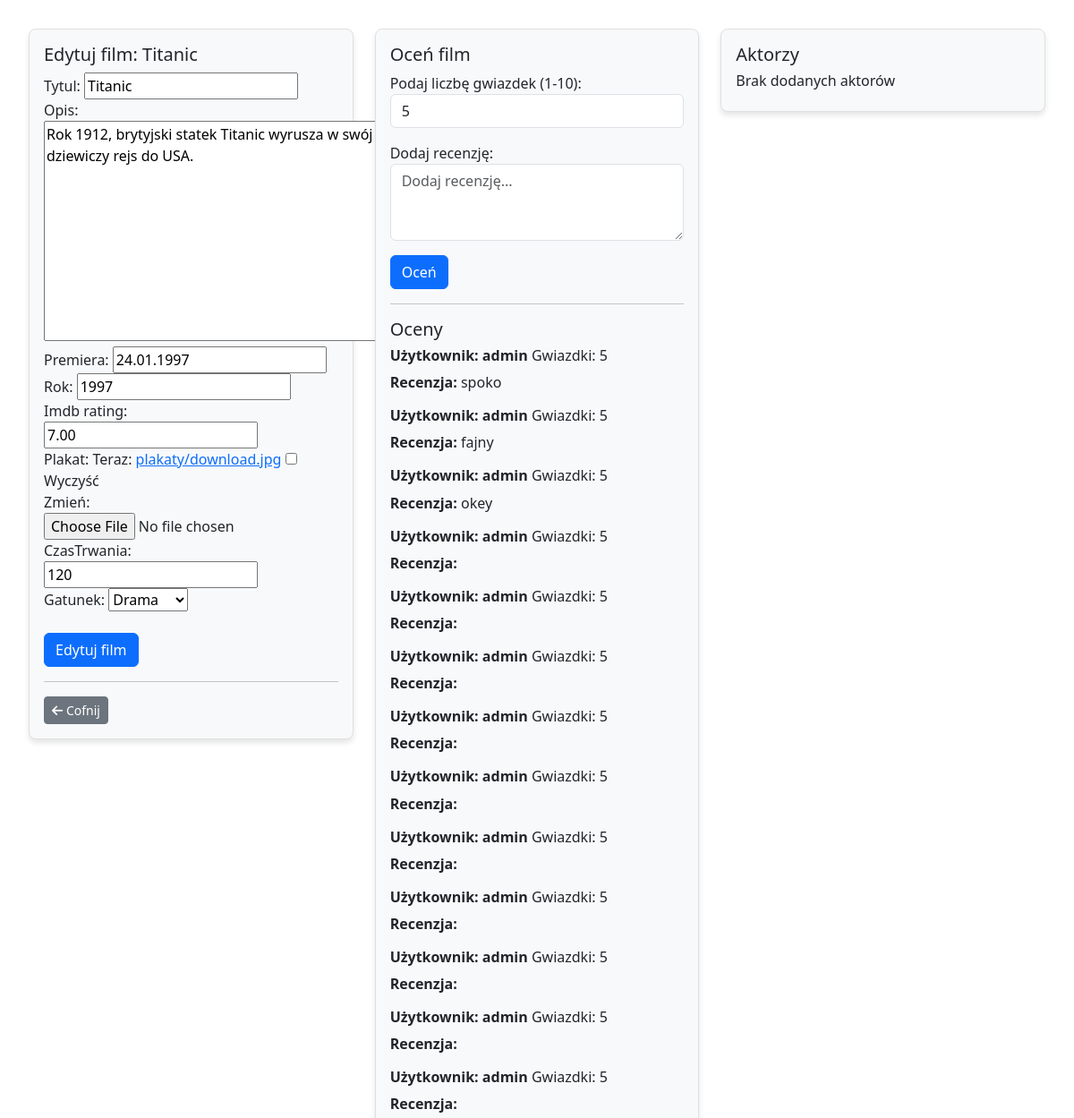
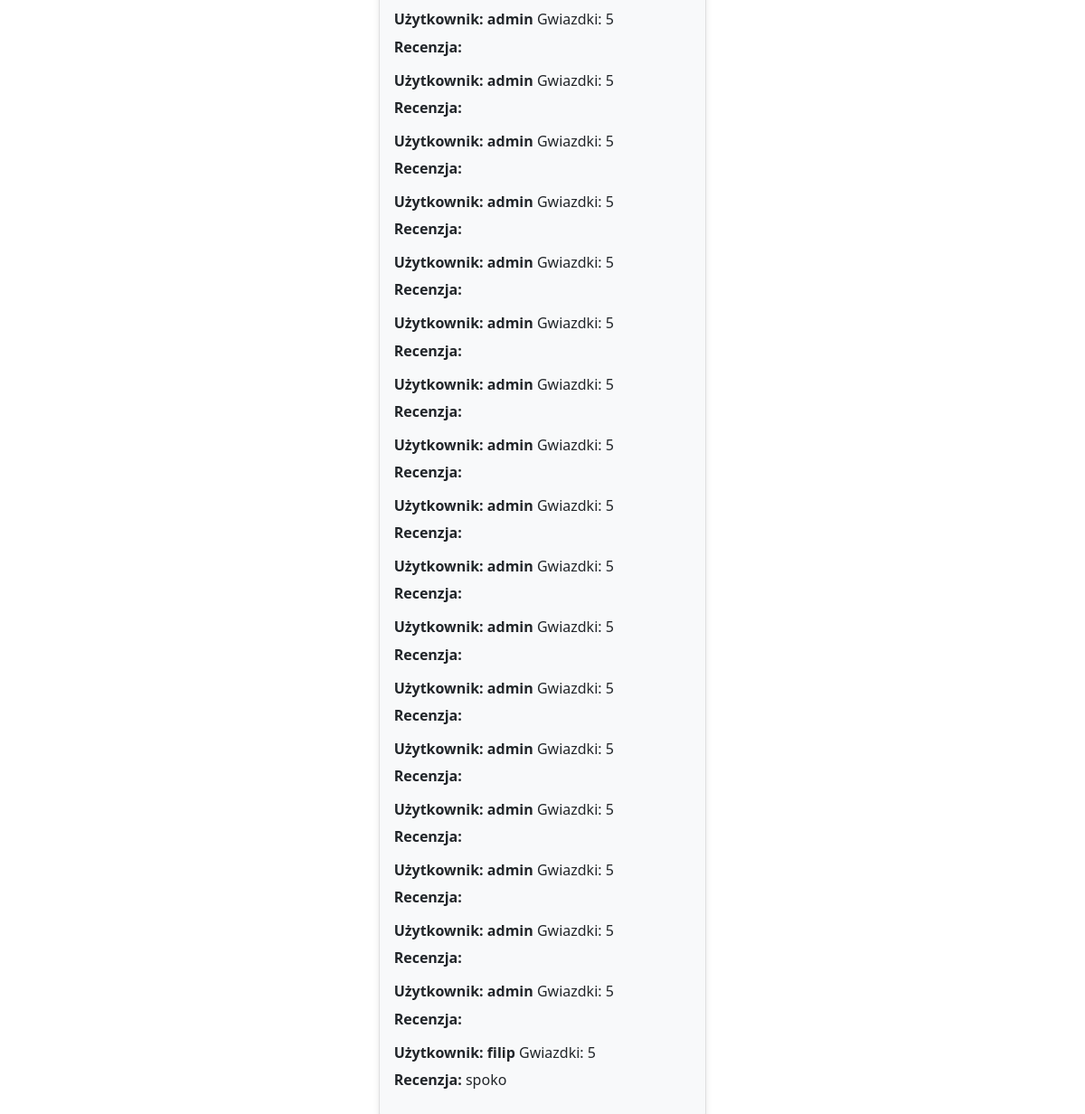
Page /filmweb/edytuj/1/ (signed in) on the committed database (2 pictures, top to bottom).
### filmweb/models.py (models this page shows, shortened)
class Film(models.Model):
    tytul = models.CharField(max_length=64, blank=False, unique=True)
    rok = models.PositiveSmallIntegerField(default=2000)
    opis = models.TextField(default="")
    premiera = models.DateField(null=True, blank=True)
    imdb_rating = models.DecimalField(max_digits=4, decimal_places=2, null=True, blank=True)
    plakat = models.ImageField(upload_to="plakaty", null=True, blank=True)
    dodatkowe = models.OneToOneField(DodatkoweInfo, on_delete=models.CASCADE, null=True, blank=True)

class DodatkoweInfo(models.Model):
    GATUNEK = {
        (0, 'Inne'),
        (1, 'Horro'),
        (2, 'Komedia'),
        (3, 'Sci-fi'),
        (4, 'Drama'),
    }
    czasTrwania = models.PositiveSmallIntegerField(default=0)
    gatunek = models.PositiveSmallIntegerField(default=0, choices=GATUNEK)

class Ocena(models.Model):
    recenzja = models.TextField(default="", blank=True)
    gwiazdki = models.PositiveSmallIntegerField(default=5)
    film = models.ForeignKey(Film, on_delete=models.CASCADE)
    user = models.ForeignKey(User, on_delete=models.CASCADE)

### filmweb/views.py (the view, shortened to what this page needs)
# urls.py: path('edytuj/<int:id>/', edytuj_film, name="edytuj_film"),
@login_required
def edytuj_film(request, id):
    film = get_object_or_404(Film, pk=id)
    if not request.user.is_superuser:
        return HttpResponse("Tylko administratorzy mogą edytować filmy.", status=403)
    oceny = Ocena.objects.filter(film=film)
    aktorzy = film.aktorzy.all()
    try:
        dodatkowe = DodatkoweInfo.objects.get(film=film.id)
    except DodatkoweInfo.DoesNotExist:
        dodatkowe = None
    form_film = FilmForm(request.POST or None, request.FILES or None, instance=film)
    form_dodatkowe = DodatkoweInfoForm(request.POST or None, instance=dodatkowe)
    form_ocena = OcenaForm(request.POST or None)
    if all((form_film.is_valid(), form_dodatkowe.is_valid())):
        film = form_film.save(commit=False)
        dodatkowe = form_dodatkowe.save()
        film.dodatkowe = dodatkowe
        film.save()
        return redirect(wszystkie_filmy)
    return render(request, 'film_form.html',
                  {'form': form_film, 'form_dodatkowe': form_dodatkowe, "oceny": oceny, 'form_ocena': form_ocena,
                   'aktorzy': aktorzy, 'nowy': False})

### filmweb/forms.py
class FilmForm(ModelForm):
    class Meta:
        model = Film
        fields = ['tytul', 'opis', 'premiera','rok', 'imdb_rating', 'plakat']

class DodatkoweInfoForm(ModelForm):
    class Meta:
        model = DodatkoweInfo
        fields = ['czasTrwania', 'gatunek']

### templates/film_form.html (shortened to what this page needs)
{% extends "glowny.html" %}
{% load bootstrap %}
{% block strona %}
<div class="row">
    <div class="col-md-4">
        <div class="card mb-4">
            <div class="card-body">
                {% if nowy %}
                    <h5 class="card-title">Nowy film</h5>
                {% else %}
                    <h5 class="card-title">Edytuj film: {{ form.instance.tytul }}</h5>
                {% endif %}
                <form method="post" enctype="multipart/form-data">
                    {{ form|bootstrap }}
                    {{ form_dodatkowe|bootstrap }}
                    <br>
                    {% if nowy %}
                        <button type="submit" class="btn btn-primary"> Nowy film </button>
                    {% else %}
                        <button type="submit" class="btn btn-primary"> Edytuj film </button>
                    {% endif %}
                </form>
            <hr>
            <a href="{% url 'wszystkie_filmy' %}" class="btn btn-secondary btn-sm">
                <i class="fa-solid fa-arrow-left"></i> Cofnij
            </a>
            </div>
        </div>
    </div>
    <div class="col-md-4">
        <div class="card mb-4">
            <div class="card-body">
                <h5 class="card-title">Oceń film</h5>
                <form method="post" enctype="multipart/form-data">
                    <div class="form-group">
                        <label for="gwiazdki">Podaj liczbę gwiazdek (1-10):</label>
                        <input type="number" id="gwiazdki" name="gwiazdki" class="form-control" min="1" max="10" step="1" value="5" required>
                    </div>
                    <div class="form-group mt-3">
                        <label for="recenzja">Dodaj recenzję:</label>
                        <textarea id="recenzja" name="recenzja" class="form-control" placeholder="Dodaj recenzję..." rows="3"></textarea>
                    </div>
                    <button type="submit" class="btn btn-primary mt-3">Oceń</button>
                <hr>
                    <h5 class="card-title">Oceny</h5>
                {% for ocena in oceny %}
                    <h6><strong>Użytkownik: {{ ocena.user }}</strong> Gwiazdki: {{ ocena.gwiazdki }}</h6>
                    <p><strong>Recenzja:</strong> {{ ocena.recenzja }}</p>
                {% empty %}
                    <h6>Brak dodanych ocen użytkowników</h6>
                {% endfor %}
                </form>
            </div>
        </div>
    </div>
    <div class="col-md-4">
        <div class="card mb-4">
            <div class="card-body">
                <h5 class="card-title">Aktorzy</h5>
                {% for aktor in aktorzy %}
                    <h6>Imię: {{ aktor.imie }} {{ aktor.nazwisko }}</h6>
                {% empty %}
                    <h6>Brak dodanych aktorów</h6>
                {% endfor %}
            </div>
        </div>
    </div>
</div>
{% endblock %}

### static/moj.css (style rules this page uses)
body { padding: 2rem; }
.card { background-color: #f8f9fa; border-radius: 8px; box-shadow: 0 4px 6px rgba(0, 0, 0, 0.1); border: 1px solid #e0e0e0; }

### rows in the picture
Film: instance.tytul "Titanic", tytul "Titanic", opis "Rok 1912, brytyjski statek Titanic wyrusza w swój dziewiczy rejs do USA.", premiera "24.01.1997", rok "1997", imdb_rating "7.00"
DodatkoweInfo: czasTrwania "120", gatunek "Drama"
Ocena: user "admin", gwiazdki "5", recenzja "spoko"
Ocena: user "admin", gwiazdki "5", recenzja "fajny"
Ocena: user "admin", gwiazdki "5", recenzja "okey"
Ocena: user "admin", gwiazdki "5"
Ocena: user "admin", gwiazdki "5"
Ocena: user "admin", gwiazdki "5"
Ocena: user "admin", gwiazdki "5"
Ocena: user "admin", gwiazdki "5"
Ocena: user "admin", gwiazdki "5"
Ocena: user "admin", gwiazdki "5"
Ocena: user "admin", gwiazdki "5"
Ocena: user "admin", gwiazdki "5"
Ocena: user "admin", gwiazdki "5"
Ocena: user "admin", gwiazdki "5"
Ocena: user "admin", gwiazdki "5"
Ocena: user "admin", gwiazdki "5"
Ocena: user "admin", gwiazdki "5"
Ocena: user "admin", gwiazdki "5"
Ocena: user "admin", gwiazdki "5"
Ocena: user "admin", gwiazdki "5"
Ocena: user "admin", gwiazdki "5"
Ocena: user "admin", gwiazdki "5"
Ocena: user "admin", gwiazdki "5"
Ocena: user "admin", gwiazdki "5"
Ocena: user "admin", gwiazdki "5"
Ocena: user "admin", gwiazdki "5"
Ocena: user "admin", gwiazdki "5"
Ocena: user "admin", gwiazdki "5"
Ocena: user "admin", gwiazdki "5"
Ocena: user "admin", gwiazdki "5"
Ocena: user "filip", gwiazdki "5", recenzja "spoko"
